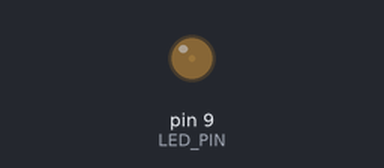
A sketch run on a simulated Arduino Uno, built with avr-gcc and run on an emulated ATmega328P. Parts: output pins drawn as LEDs (lit = HIGH).

Above: at 0.05 s.
At 0.5 s:
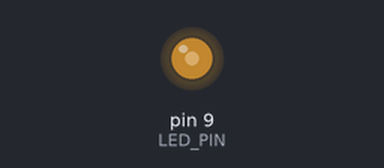
At 0.9 s:
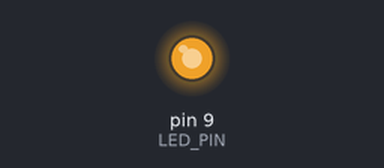
At 1.8 s:
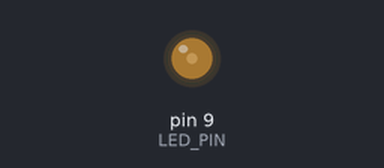
Timing chart, 0 to 4.8 s (numbered marks = the images above):
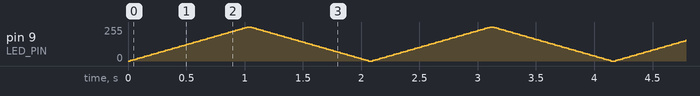

The sketch:

phase01_pwm_fade.ino
```cpp
const int LED_PIN = 9;

void setup() {
  Serial.begin(115200);
  pinMode(LED_PIN, OUTPUT);
}

void loop() {
  for (int brightness = 0; brightness <= 255; brightness += 5) {
    analogWrite(LED_PIN, brightness);
    delay(20);
  }
  for (int brightness = 255; brightness >= 0; brightness -= 5) {
    analogWrite(LED_PIN, brightness);
    delay(20);
  }
}
```
